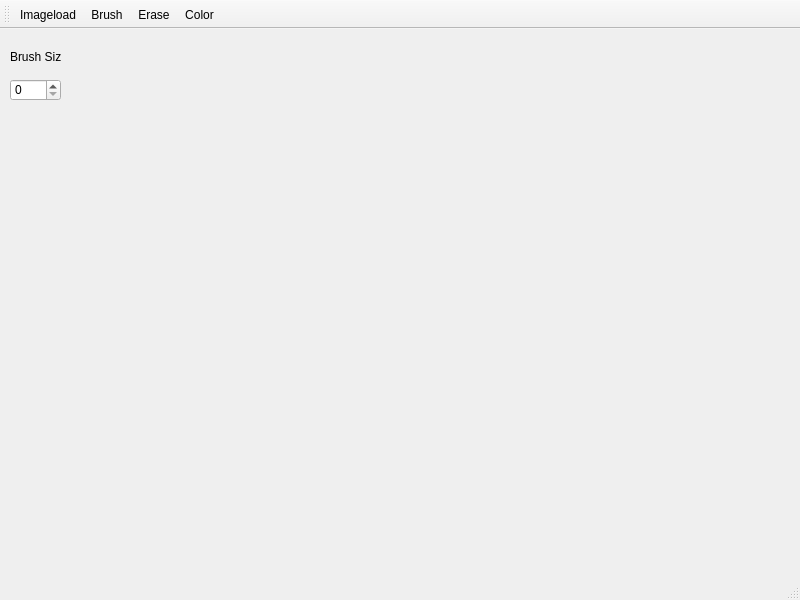
<?xml version="1.0" encoding="UTF-8"?>
<ui version="4.0">
 <class>MainWindow</class>
 <widget class="QMainWindow" name="MainWindow">
  <property name="geometry">
   <rect>
    <x>0</x>
    <y>0</y>
    <width>800</width>
    <height>600</height>
   </rect>
  </property>
  <property name="windowTitle">
   <string>MainWindow</string>
  </property>
  <widget class="QWidget" name="centralwidget">
   <widget class="QWidget" name="verticalLayoutWidget">
    <property name="geometry">
     <rect>
      <x>80</x>
      <y>10</y>
      <width>711</width>
      <height>541</height>
     </rect>
    </property>
    <layout class="QVBoxLayout" name="verticalLayout"/>
   </widget>
   <widget class="QSpinBox" name="spinBox">
    <property name="geometry">
     <rect>
      <x>10</x>
      <y>50</y>
      <width>51</width>
      <height>22</height>
     </rect>
    </property>
   </widget>
   <widget class="QLabel" name="label">
    <property name="geometry">
     <rect>
      <x>10</x>
      <y>20</y>
      <width>51</width>
      <height>16</height>
     </rect>
    </property>
    <property name="text">
     <string>Brush Size</string>
    </property>
   </widget>
  </widget>
  <widget class="QMenuBar" name="menubar">
   <property name="geometry">
    <rect>
     <x>0</x>
     <y>0</y>
     <width>800</width>
     <height>17</height>
    </rect>
   </property>
  </widget>
  <widget class="QStatusBar" name="statusbar"/>
  <widget class="QToolBar" name="toolBar">
   <property name="windowTitle">
    <string>toolBar</string>
   </property>
   <attribute name="toolBarArea">
    <enum>TopToolBarArea</enum>
   </attribute>
   <attribute name="toolBarBreak">
    <bool>false</bool>
   </attribute>
   <addaction name="actionImageload"/>
   <addaction name="actionBrush"/>
   <addaction name="actionErase"/>
   <addaction name="actionColor"/>
  </widget>
  <action name="actionImageload">
   <property name="text">
    <string>Imageload</string>
   </property>
  </action>
  <action name="actionBrush">
   <property name="text">
    <string>Brush</string>
   </property>
  </action>
  <action name="actionErase">
   <property name="text">
    <string>Erase</string>
   </property>
  </action>
  <action name="actionColor">
   <property name="text">
    <string>Color</string>
   </property>
  </action>
 </widget>
 <resources/>
 <connections/>
</ui>
